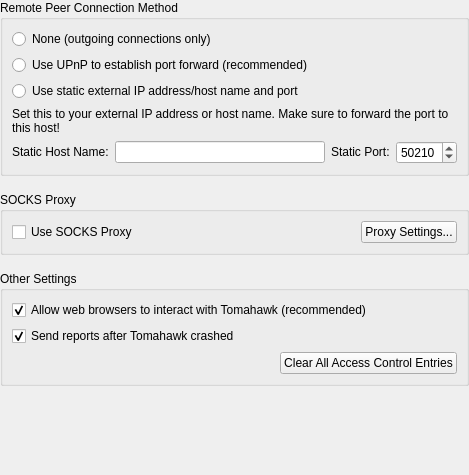
<?xml version="1.0" encoding="UTF-8"?>
<ui version="4.0">
 <class>Settings_Advanced</class>
 <widget class="QWidget" name="Settings_Advanced">
  <property name="geometry">
   <rect>
    <x>0</x>
    <y>0</y>
    <width>469</width>
    <height>475</height>
   </rect>
  </property>
  <property name="windowTitle">
   <string>Form</string>
  </property>
  <layout class="QVBoxLayout" name="verticalLayout">
   <property name="margin">
    <number>0</number>
   </property>
   <item>
    <widget class="QGroupBox" name="remoteConnectionsGroupBox">
     <property name="title">
      <string>Remote Peer Connection Method</string>
     </property>
     <layout class="QVBoxLayout" name="verticalLayout_6">
      <item>
       <widget class="QRadioButton" name="lanOnlyRadioButton">
        <property name="text">
         <string>None (outgoing connections only)</string>
        </property>
       </widget>
      </item>
      <item>
       <widget class="QRadioButton" name="upnpRadioButton">
        <property name="text">
         <string>Use UPnP to establish port forward (recommended)</string>
        </property>
       </widget>
      </item>
      <item>
       <widget class="QRadioButton" name="staticIpRadioButton">
        <property name="text">
         <string>Use static external IP address/host name and port</string>
        </property>
       </widget>
      </item>
      <item>
       <widget class="QLabel" name="staticHostNamePortLabel">
        <property name="sizePolicy">
         <sizepolicy hsizetype="Preferred" vsizetype="Fixed">
          <horstretch>0</horstretch>
          <verstretch>0</verstretch>
         </sizepolicy>
        </property>
        <property name="text">
         <string>Set this to your external IP address or host name. Make sure to forward the port to this host!</string>
        </property>
        <property name="wordWrap">
         <bool>true</bool>
        </property>
       </widget>
      </item>
      <item>
       <layout class="QHBoxLayout" name="staticHostNamePortLayout">
        <item>
         <widget class="QLabel" name="staticHostNameLabel">
          <property name="sizePolicy">
           <sizepolicy hsizetype="Preferred" vsizetype="Fixed">
            <horstretch>0</horstretch>
            <verstretch>0</verstretch>
           </sizepolicy>
          </property>
          <property name="text">
           <string>Static Host Name:</string>
          </property>
         </widget>
        </item>
        <item>
         <widget class="QLineEdit" name="staticHostName"/>
        </item>
        <item>
         <widget class="QLabel" name="staticPortLabel">
          <property name="sizePolicy">
           <sizepolicy hsizetype="Preferred" vsizetype="Fixed">
            <horstretch>0</horstretch>
            <verstretch>0</verstretch>
           </sizepolicy>
          </property>
          <property name="text">
           <string>Static Port:</string>
          </property>
         </widget>
        </item>
        <item>
         <widget class="QSpinBox" name="staticPort">
          <property name="maximum">
           <number>65535</number>
          </property>
          <property name="value">
           <number>50210</number>
          </property>
         </widget>
        </item>
       </layout>
      </item>
     </layout>
    </widget>
   </item>
   <item>
    <spacer name="verticalSpacer">
     <property name="orientation">
      <enum>Qt::Vertical</enum>
     </property>
     <property name="sizeType">
      <enum>QSizePolicy::Fixed</enum>
     </property>
     <property name="sizeHint" stdset="0">
      <size>
       <width>20</width>
       <height>10</height>
      </size>
     </property>
    </spacer>
   </item>
   <item>
    <widget class="QGroupBox" name="proxyGroupBox">
     <property name="title">
      <string>SOCKS Proxy</string>
     </property>
     <layout class="QHBoxLayout" name="horizontalLayout_3">
      <item>
       <widget class="QCheckBox" name="enableProxyCheckBox">
        <property name="text">
         <string>Use SOCKS Proxy</string>
        </property>
       </widget>
      </item>
      <item>
       <spacer name="horizontalSpacer_3">
        <property name="orientation">
         <enum>Qt::Horizontal</enum>
        </property>
        <property name="sizeType">
         <enum>QSizePolicy::Expanding</enum>
        </property>
        <property name="sizeHint" stdset="0">
         <size>
          <width>40</width>
          <height>20</height>
         </size>
        </property>
       </spacer>
      </item>
      <item>
       <widget class="QPushButton" name="proxyButton">
        <property name="sizePolicy">
         <sizepolicy hsizetype="Minimum" vsizetype="Fixed">
          <horstretch>0</horstretch>
          <verstretch>0</verstretch>
         </sizepolicy>
        </property>
        <property name="text">
         <string>Proxy Settings...</string>
        </property>
       </widget>
      </item>
     </layout>
    </widget>
   </item>
   <item>
    <spacer name="verticalSpacer_2">
     <property name="orientation">
      <enum>Qt::Vertical</enum>
     </property>
     <property name="sizeType">
      <enum>QSizePolicy::Fixed</enum>
     </property>
     <property name="sizeHint" stdset="0">
      <size>
       <width>20</width>
       <height>10</height>
      </size>
     </property>
    </spacer>
   </item>
   <item>
    <widget class="QGroupBox" name="otherSettingsGroupBox">
     <property name="title">
      <string>Other Settings</string>
     </property>
     <layout class="QVBoxLayout" name="verticalLayout_2">
      <item>
       <widget class="QCheckBox" name="checkBoxHttp">
        <property name="layoutDirection">
         <enum>Qt::LeftToRight</enum>
        </property>
        <property name="text">
         <string>Allow web browsers to interact with Tomahawk (recommended)</string>
        </property>
        <property name="checked">
         <bool>true</bool>
        </property>
       </widget>
      </item>
      <item>
       <widget class="QCheckBox" name="checkBoxReporter">
        <property name="layoutDirection">
         <enum>Qt::LeftToRight</enum>
        </property>
        <property name="text">
         <string>Send reports after Tomahawk crashed</string>
        </property>
        <property name="checked">
         <bool>true</bool>
        </property>
       </widget>
      </item>
      <item>
       <layout class="QHBoxLayout" name="aclEntryClearLayout">
        <item>
         <spacer name="horizontalSpacer_2">
          <property name="orientation">
           <enum>Qt::Horizontal</enum>
          </property>
          <property name="sizeType">
           <enum>QSizePolicy::Expanding</enum>
          </property>
          <property name="sizeHint" stdset="0">
           <size>
            <width>40</width>
            <height>20</height>
           </size>
          </property>
         </spacer>
        </item>
        <item>
         <widget class="QPushButton" name="aclEntryClearButton">
          <property name="text">
           <string>Clear All Access Control Entries</string>
          </property>
         </widget>
        </item>
       </layout>
      </item>
     </layout>
    </widget>
   </item>
   <item>
    <spacer name="verticalSpacer_4">
     <property name="orientation">
      <enum>Qt::Vertical</enum>
     </property>
     <property name="sizeHint" stdset="0">
      <size>
       <width>20</width>
       <height>13</height>
      </size>
     </property>
    </spacer>
   </item>
  </layout>
 </widget>
 <resources/>
 <connections/>
</ui>
